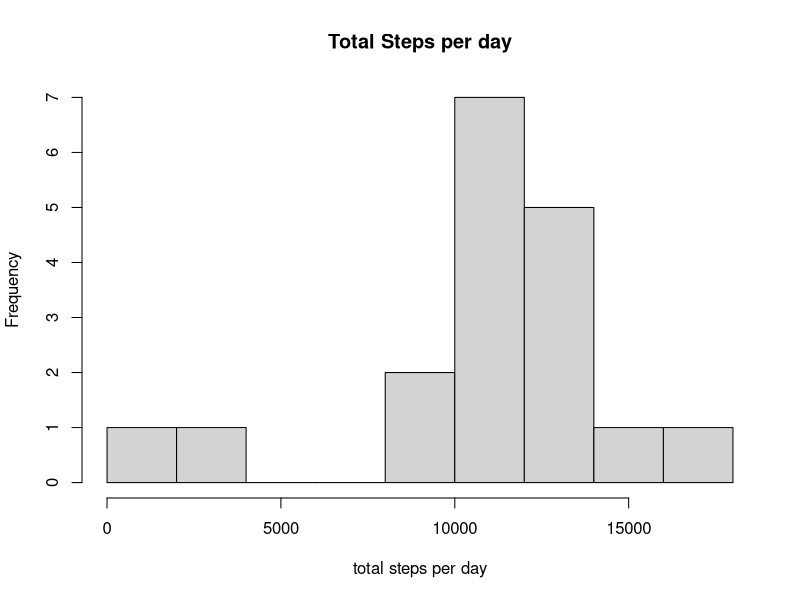
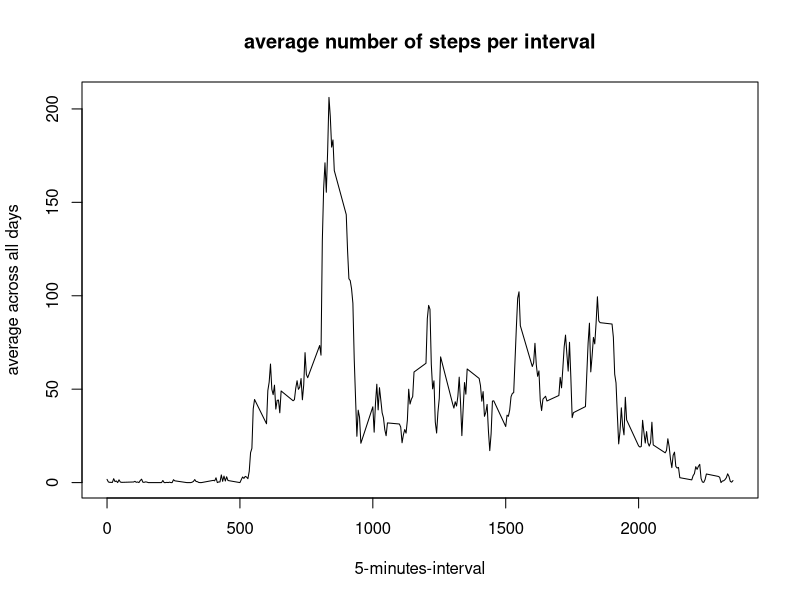
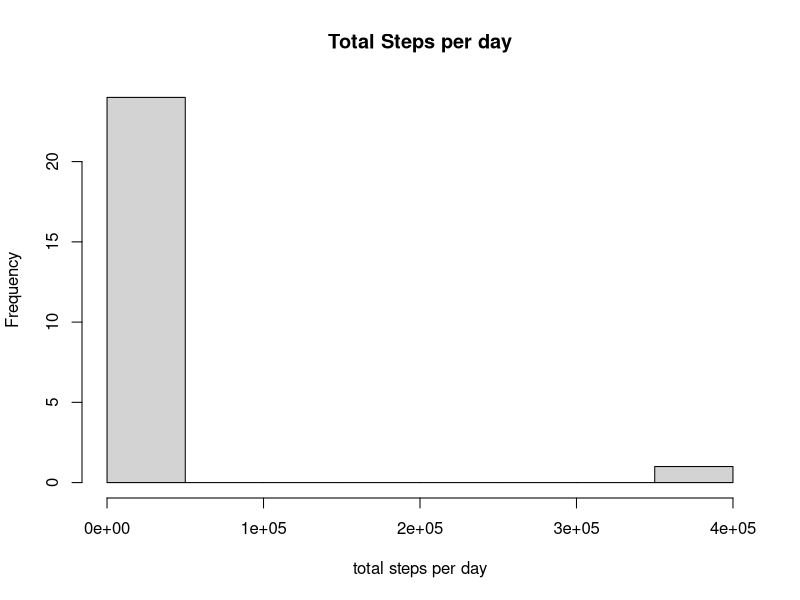
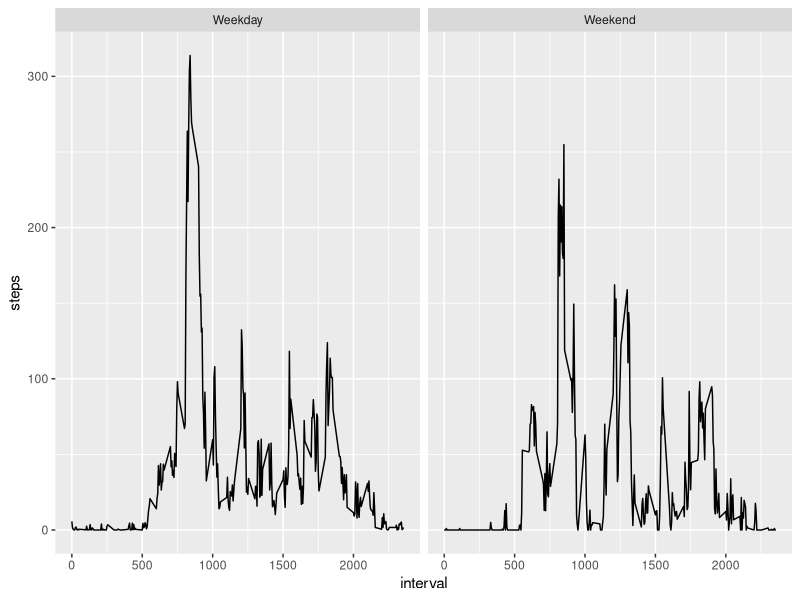

These charts were generated, in order, by the following R code:
## ---- chunk 1
library(dplyr)
library (ggplot2)
## ---- chunk 2
activity <- read.csv("./activity.csv", sep = ",")
activity$date <- as.Date(activity$date)
summary(activity)
## ---- chunk 3
activity_group <- group_by(activity, date)
total_steps <- summarize(activity_group, steps = sum(steps), na.rm = TRUE)
png("plot1.png")
hist(total_steps$steps, xlab = "total steps per day", main = "Total Steps per day", breaks = 10)
dev.off()
## ---- chunk 4
mean(total_steps$steps, na.rm = TRUE)
## ---- chunk 5
median(total_steps$steps, na.rm = TRUE)
## ---- chunk 6
average_activity <- aggregate(activity$steps, by = list(activity$interval), FUN=mean, na.rm=TRUE)
names(average_activity) <- c("interval", "mean_steps")
png("plot2.png")
plot(average_activity$interval, average_activity$mean_steps, type = "l", xlab = "5-minutes-interval", ylab = "average across all days", main = "average number of steps per interval")
dev.off()
## ---- chunk 7
average_activity[which.max(average_activity$mean_steps),]

## ---- chunk 8
sum(is.na(activity))
## ---- chunk 9
activity_new <- transform(activity, steps = ifelse(is.na(activity$steps), yes = average_activity$mean_steps[match(activity$interval, average_activity$interval)], no = activity$steps))
## ---- chunk 10
activity_group_new <- group_by(activity_new, date)
total_steps_new <- summarize(activity_group_new, steps = sum(steps))
png("plot3.png")
hist(total_steps_new$steps, xlab = "total steps per day", main = "Total Steps per day", breaks = 10)
dev.off()
## ---- chunk 11
mean(total_steps_new$steps)
## ---- chunk 12
median(total_steps_new$steps)
## ---- chunk 13
activity_new$weekday <- weekdays(activity_new$date)
activity_new <- transform(activity_new, weekday = ifelse(activity_new$weekday =="Saturday" | activity_new$weekday =="Sunday", yes = "Weekend", no = "Weekday"))
final_data <- aggregate(activity_new$steps ~ activity_new$interval + activity_new$weekday, FUN=mean)
names(final_data) <- c("interval", "weekday", "steps")
png("plot4.png")
g<- ggplot(final_data, aes(interval, steps))+geom_line()+facet_grid(.~weekday)
print(g)
dev.off()
